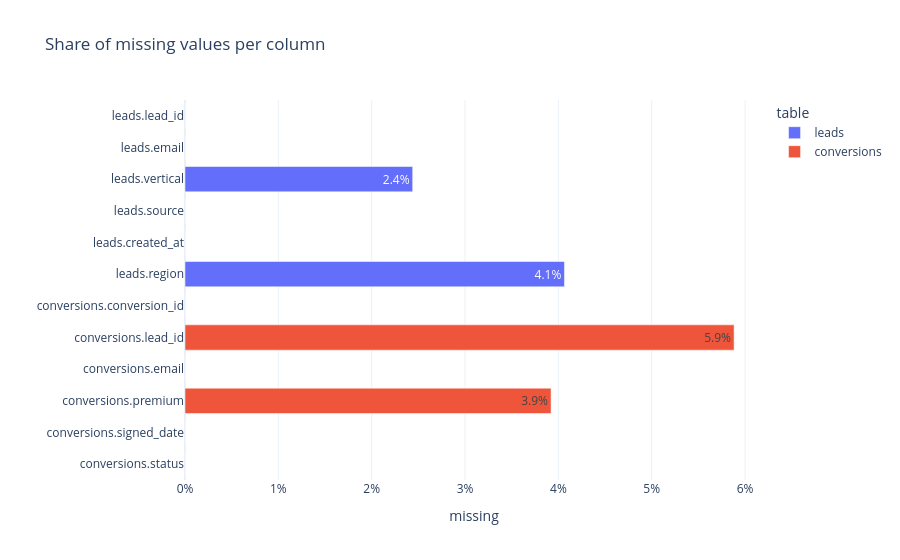

Here is the notebook cell this chart was saved with:
### Markdown cell above
## 4. Missing values

With empty strings turned into `NaN`, missing values can be measured the same way for every column.

### Code cell
missing = (
    pd.concat({"leads": leads.isna().mean(), "conversions": conv.isna().mean()})
    .rename_axis(["table", "column"])
    .rename("missing_share")
    .reset_index()
)
missing["column"] = missing["table"] + "." + missing["column"]

fig = px.bar(
    missing,
    x="missing_share",
    y="column",
    color="table",
    orientation="h",
    text_auto=".1%",
    title="Share of missing values per column",
    labels={"missing_share": "missing", "column": ""},
)
fig.update_xaxes(tickformat=".0%")
fig.update_yaxes(autorange="reversed")
fig.show()

### Figure 1 — Plotly figure (JSON) as saved in the notebook; plotly's stock layout.template omitted (floating-point values rounded to 4 significant figures)
{"data": [{"hovertemplate": "table=leads<br>missing=%{x}<br>=%{y}<extra></extra>", "legendgroup": "leads", "marker": {"color": "#636efa", "pattern": {"shape": ""}}, "name": "leads", "orientation": "h", "showlegend": true, "textposition": "auto", "texttemplate": "%{x:.1%}", "type": "bar", "x": [0.0, 0.0, 0.02439, 0.0, 0.0, 0.04065], "xaxis": "x", "y": ["leads.lead_id", "leads.email", "leads.vertical", "leads.source", "leads.created_at", "leads.region"], "yaxis": "y"}, {"hovertemplate": "table=conversions<br>missing=%{x}<br>=%{y}<extra></extra>", "legendgroup": "conversions", "marker": {"color": "#EF553B", "pattern": {"shape": ""}}, "name": "conversions", "orientation": "h", "showlegend": true, "textposition": "auto", "texttemplate": "%{x:.1%}", "type": "bar", "x": [0.0, 0.05882, 0.0, 0.03922, 0.0, 0.0], "xaxis": "x", "y": ["conversions.conversion_id", "conversions.lead_id", "conversions.email", "conversions.premium", "conversions.signed_date", "conversions.status"], "yaxis": "y"}], "layout": {"barmode": "relative", "legend": {"title": {"text": "table"}, "tracegroupgap": 0}, "title": {"text": "Share of missing values per column"}, "xaxis": {"anchor": "y", "domain": [0.0, 1.0], "tickformat": ".0%", "title": {"text": "missing"}}, "yaxis": {"anchor": "x", "autorange": "reversed", "domain": [0.0, 1.0], "title": {"text": ""}}}}
